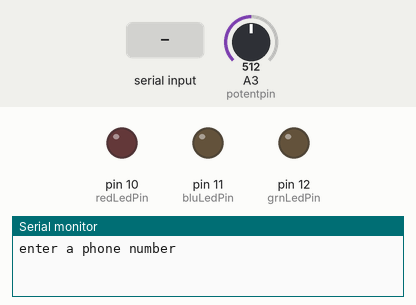
Recording of a sketch running on a simulated Arduino Uno, built with avr-gcc and run on an emulated ATmega328P. Parts: output pins drawn as LEDs (lit = HIGH), the last lines printed to the serial monitor. Inputs (shaded band) come from the test bench; at power-on: A3 (potentpin) = 512. Pins used as bus, display or sensor lines are not drawn.

Above: at 1.2 s.
1.3 s: "0" received over Serial
At 3.5 s:
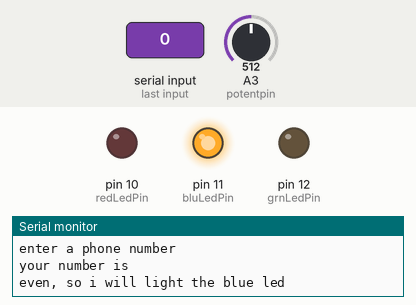
3.8 s: A3 (potentpin) set to 440
6.8 s: A3 (potentpin) set to 405
8.4 s: "1" received over Serial
At 10.2 s:
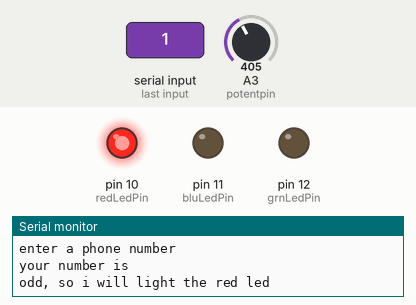
10.9 s: A3 (potentpin) set to 468
13.9 s: A3 (potentpin) set to 497
Timing chart, 0 to 16.4 s (numbered marks = the images above; inputs shaded):
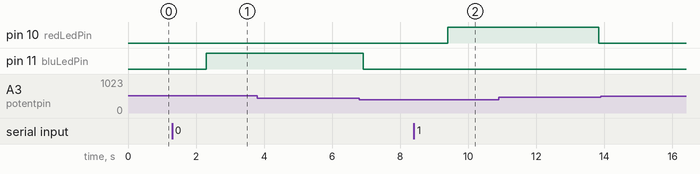

Measured:
- after the input at 1.3 s, pin 11 (bluLedPin): LOW → HIGH after 1.0 s
- after the input at 3.8 s, every drawn part: stays the same
- after the input at 8.4 s, pin 10 (redLedPin): LOW → HIGH after 1.0 s
- after the input at 10.9 s, pin 10 (redLedPin): HIGH → LOW after 2.9 s instead of 2.6 s
- after the input at 13.9 s, every drawn part: stays the same

The sketch:

index.ino
```cpp
// Tomas Turbek

String phoneNumber;
int potentpin = A3;
int redLedPin = 10;
int bluLedPin = 11;
int grnLedPin = 12;

int SSaPin = 2;
int SSbPin = 3;
int SScPin = 4;
int SSdPin = 5;
int SSePin = 6;
int SSfPin = 7;
int SSgPin = 8;

void setup()
{
    Serial.begin(9600);
    pinMode(2, OUTPUT);
    pinMode(3, OUTPUT);
    pinMode(4, OUTPUT);
    pinMode(5, OUTPUT);
    pinMode(6, OUTPUT);
    pinMode(7, OUTPUT);
    pinMode(8, OUTPUT);
    pinMode(10, OUTPUT);
    pinMode(11, OUTPUT);
    pinMode(12, OUTPUT);
    pinMode(A3, INPUT);


}

void loop()
{
    Serial.println("enter a phone number");
    while (Serial.available() == 0)
    {
    }
    phoneNumber = Serial.readString();
    Serial.println("your number is ");
    if ((phoneNumber.toInt() % 2 == 0) && (phoneNumber[9] != '0'))
    {
        // note: ^^ needs to be single quoptes as we want to compare chars
        // not const char pointers
        digitalWrite(10, LOW);
        digitalWrite(11, HIGH);
        digitalWrite(12, LOW);
        Serial.println("even, so i will light the blue led");

        }
    if (phoneNumber.toInt() % 2 == 1)
    {
        Serial.println("odd, so i will light the red led");
        digitalWrite(10, HIGH);
        digitalWrite(11, LOW);
        digitalWrite(12, LOW);    }
    if (phoneNumber[9] == '0')
    {
        Serial.println("zero, so i will light the green led");
        digitalWrite(10, LOW);
        digitalWrite(11, LOW);
        digitalWrite(12, HIGH);
    }
    for (int i = 0; i < 10; i++)
    {
        PushNumToSSD(phoneNumber[i]);
        delay(analogRead(potentpin));
        // range is 0 to 1023, so thats a nice way to controll how fast to show the nums
    }
    //turn everything off for next time
        digitalWrite(10, LOW);
        digitalWrite(11, LOW);
        digitalWrite(12, LOW);
                WriteSegments(0, 0, 0, 0, 0, 0, 0);

        }


void WriteSegments(int aVal, int bVal, int cVal, int dVal, int eVal, int fVal, int gVal)
{
    digitalWrite(2, aVal);
    digitalWrite(3, bVal);
    digitalWrite(4, cVal);
    digitalWrite(5, dVal);
    digitalWrite(6, eVal);
    digitalWrite(7, fVal);
    digitalWrite(8, gVal);
}

void PushNumToSSD(char number)
{
    switch (number)
    {
    case '0':
    {
            WriteSegments(1, 1, 1, 1, 1, 1, 0);

    break;
    }
    case '1':
    {
    WriteSegments(0, 1, 1, 0, 0, 0, 0);

        break;

    }
    case '2':
    {
            WriteSegments(1, 1, 0, 1, 1, 0, 1);


    break;

    }
    case '3':
    {
        WriteSegments(1, 1, 1, 1, 0, 0, 1);

                break;

    }
    case '4':
    {
        WriteSegments(0, 1, 1, 0, 0, 1, 1);
        break;
    }
    case '5':
    {
        WriteSegments(1, 0, 1, 1, 0, 1, 1);
                break;

    }
    case '6':
    {
        WriteSegments(1, 0, 1, 1, 1, 1, 1);
                break;

    }
    case '7':
    {
        WriteSegments(1, 1, 1, 0, 0, 0, 0);
                break;

    }
    case '8':
    {
        WriteSegments(1, 1, 1, 1, 1, 1, 1);
                break;

    }
    case '9':
    {
        WriteSegments(1, 1, 1, 1, 0, 1, 1);
                break;

    }
    }
}
```
